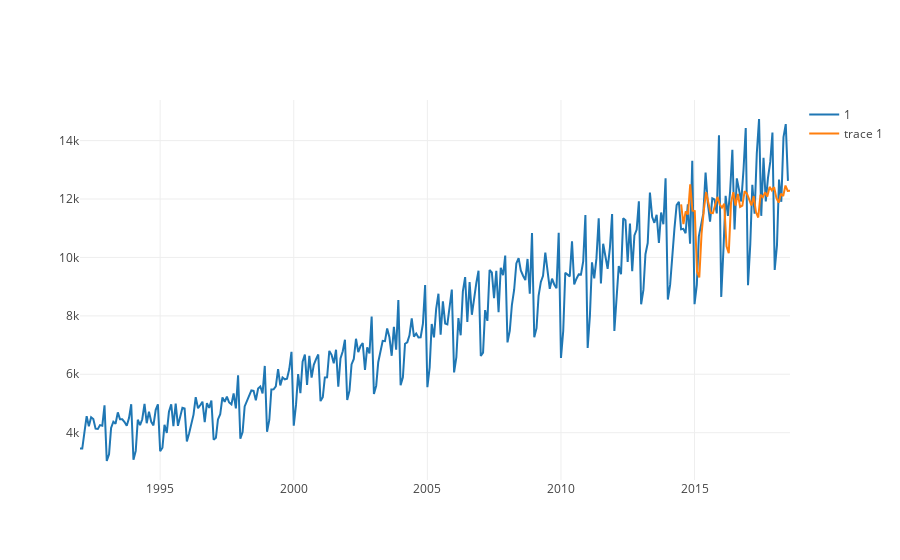

This figure's notebook cell:
### Code cell
plot_multiple_ts(ts, predict)
